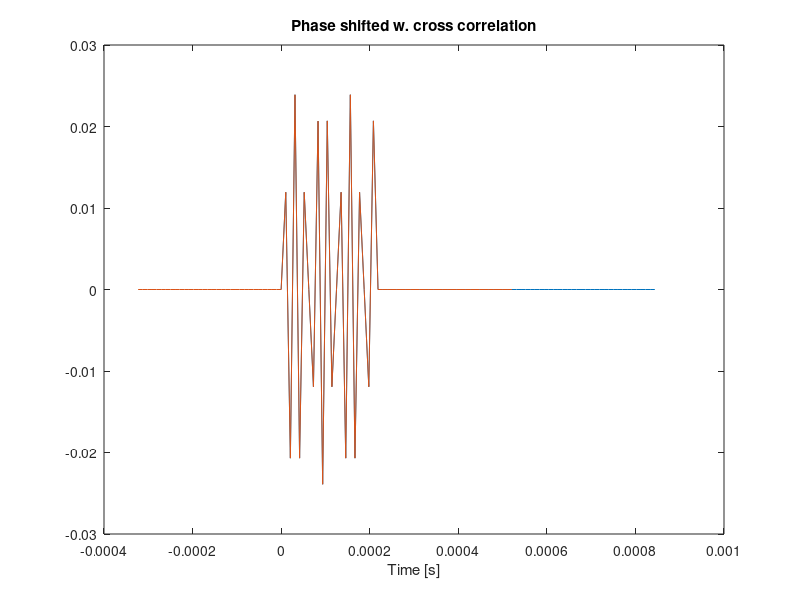

Source code (MATLAB): (Note: this script raises an error after producing the figure.)
%% crosscorr
%fakeSignal = [0 0 0 0 0 0 0 0 0 0 0 0.1875 -0.320312 0.375 -0.320312 0.1875 0 -0.1875 0.320312 -0.375 0.320312 -0.179688 0 0.1875 -0.320312 0.375 -0.320312 0.179688 0 -0.1875 0.320312 -0.375 ];
%compareSignal = [ 0 0 0 0 0 0 0.1875 -0.320312 0.375 -0.320312 0.1875 0 -0.1875 0.320312 -0.375 0.320312 ];

clear

fakeSignal = [0 0.0119324 -0.0206909 0.0238953 -0.0206909 0.0119324 0 -0.0119324 0.0206604 -0.0238953 0.0206909 -0.0119324 0 0.0119324 -0.0206909 0.0238953 -0.0206909 0.0119324 0 -0.0119324 0.0206909 ];%-0.0238953
fakeSignal2 = [zeros(1,31) 0 0.0119324 -0.0206909 0.0238953 -0.0206909 0.0119324 0 -0.0119324 0.0206604 -0.0238953 0.0206909 -0.0119324 0 0.0119324 -0.0206909 0.0238953 -0.0206909 0.0119324 0 -0.0119324 0.0206909 0 zeros(1,29)];

snr_n = 70;
upscaleFactor = 16;
L = length(fakeSignal2);             % Antal samples
Fs = 96000;            % Sampling frequency      
f = 40000;             % Signal freq
T = 1/Fs;             % Sampling period for 1 sample       
t = (0:L-1)*T;        % Time vector
phase_shift = 0.62*pi;
tid = phase_shift/(f*pi*2);

%fakeSignal = [0 0 0 0 0 0 0 0 0 0 0 0.0119324 -0.0206909 0.0238953 -0.0206909 0.0119324 0 -0.0119324 0.0206604 -0.0238953 0.0206909 -0.0119324 0 0.0119324 -0.0206909 0.0238953 -0.0206909 0.0119324 0 -0.0119324 0.0206909 -0.0238953 ];


%compareSignal = [ 0 0 0 0 0 0 0.0119324 -0.0206909 0.0238953 -0.0206909 0.0119324 0 -0.0119324 0.0206604 -0.0238953 0.0206909 ];




x = xcorr(fakeSignal2, fakeSignal, 'none')
[foo, ndx] = max(x)



tx = linspace( -t(end), t(end), 2*length(t) -1);
time_lag = tx(ndx)
%svarer til:
%  (index-((x_length + 1) /2)/fs
timeLag = (ndx-((length(x)+1)/2))/Fs

plot(t, [fakeSignal zeros(1,(length(fakeSignal2)-length(fakeSignal)))], t-tx(ndx), fakeSignal2 )%, t_i+tx_i(ndx_i), sig2_i)
title('Phase shifted w. cross correlation');
%xlim([0 1]);
xlabel('Time [s]');



% indices = find(abs(x)<0.005);
% x(indices) = [];




%% FFT bitreverse ting
clear
%de2bi(31145984)

%a = [ 0.7 -0.3 0.2 -0.5 0.6 -0.2 0.3 -0.5 0.7 -0.3 0.2 -0.5 0.6 -0.2 0.3 -0.5 ];
a = [-0.008469008840620518, 0.021574726328253746,...
0.025534227956086397, 0.020622544456273317,...
0.012893986888229847, -0.014209831599146128,...
0.0036056428216397762, -0.03602507896721363,...
0.010494280606508255, 0.027948909904807806,...
-0.007938717026263475, 0.00610621552914381,...
0.013380493503063917, 0.0003175572492182255...
0.004195366520434618, -0.006343390792608261...
0.009765237104147673, -0.02398272743448615,...
-0.01636465545743704, 0.0034589548595249653...
0.023994849529117346, -0.021476229187101126...
0.00678790220990777, -0.013113836292177439,...
-0.02995524788275361, -0.003260040190070867...
0.007342805154621601, 0.011811140459030867,...
0.019911736249923706, 0.005870850756764412,...
0.009977225679904222, -0.021022077649831772 ];

n = 1;
for j= 1:2:31
    c(n) = a(j)+1i*a(j+1);
    n = n +1;
end
b = fft(c)

%% Hex magi
clear
% fid = fopen('b4fft.txt');
% A = textscan(fid,'%s %s %s %s %s %s %s %s','HeaderLines',1);
% A{1} = strcat(A{1},A{2});
% A{2} = strcat(A{3},A{4});
% A{3} = strcat(A{5},A{6});
% A{4} = strcat(A{7},A{8});
% B = [cell2mat(A{1}) ; cell2mat(A{2}) ; cell2mat(A{3}) ; cell2mat(A{4})];
% B = strcat('0x',B,'s32');
% B = hex2dec(B);

% t = 1:numel(B);
% plot(t(1:2:end),B(1:2:end));
%plot(1:1024,B)

filename = 'compareSignal.csv';
FID = fopen(filename);
A = textscan(FID,'%s','Delimiter',',');
compareSignal = A{1,1};
compareSignal = strcat(compareSignal,'s16');
compareSignal = hex2dec(compareSignal);
%compareSignal = [ zeros(431, 1) ; compareSignal ; zeros(401, 1) ];

fclose('all');

filename = 'inSignal.csv';
FID = fopen(filename);
A = textscan(FID,'%s','Delimiter',',');
inSignal = A{1,1};
inSignal = strcat(inSignal,'s16');
inSignal = hex2dec(inSignal);

t = 1:numel(inSignal);
plot(t(1:end),8*inSignal(1:end),t(241:240+length(compareSignal)),compareSignal(1:end));
title('Cross-correlation');
xlabel('Samples');
ylabel('Amplitude (Signed 16-bit)');
legend('inSignal','compareSignal')
xlim([0 1024])
%plot((1:1024),fft(inSignal))


fclose('all');


